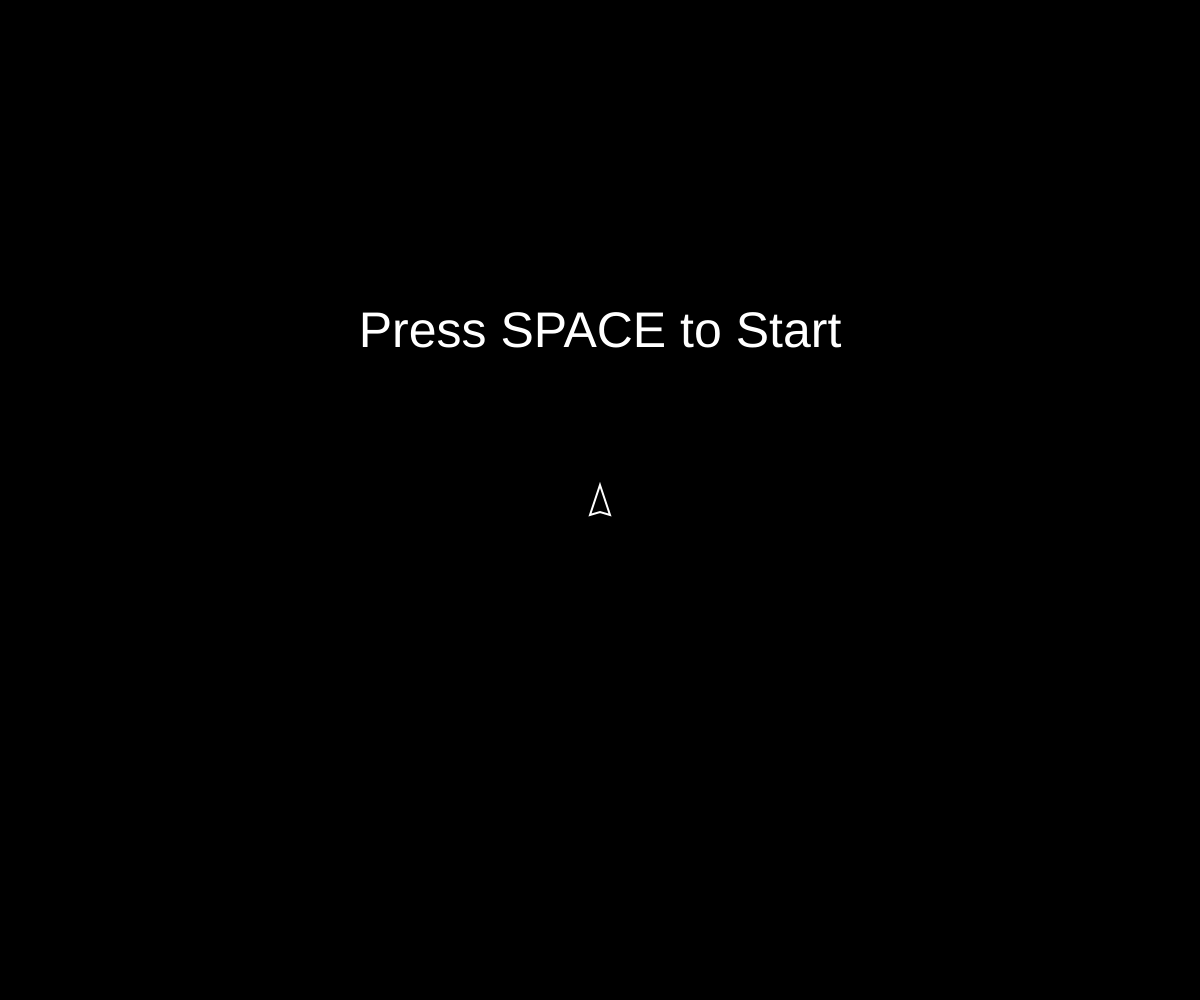
Frame 1 (no input)
Frame 60 (no input): identical to frame 1, image omitted
Frame 120 (the mouse pressed at the canvas centre since frame 60): identical to frame 1, image omitted

The p5.js sketch that drew this single still picture (run headless with seeded random() and noise() and a simulated clock; from frame 60 on, the mouse is pressed at the canvas centre):

// p5.js sketch
// ── sketch.js
let player;
let asteroidArray = [];

let BORDER_BUFFER = 4;
let MAX_ASTEROIDS = 7;


function setup() {
	createCanvas(windowWidth, windowHeight);
	player = new Ship(width/2, height/2);
}



function draw() {
	background(0);
	stroke(255);


	player.show();
	player.update();

	for(let i = 0; i < asteroidArray.length; i++) {
		let a = asteroidArray[i];

		a.show();
		a.update();

		for(let j = 0; j < player.bullets.length; j++) {
			let b = player.bullets[j];

			if(a.collisionDetected(b)) {
				a.split();
	      asteroidArray.splice(i, 1);
				player.bullets.splice(j, 1);
			}
		}

		if(!player.isDead && a.collisionDetected(player)) {
			a.split();
			asteroidArray.splice(i, 1);
			player.reset();
		}
	}

	if(!player.isDead) {
		generateAsteroids();
	}
	else {
		stroke(0);
		fill(255);
		textSize(50);
		textAlign(CENTER, CENTER);
		text("Press SPACE to Start", width/2, height/3);
	}

	checkKeys();
}

// ── asteroid.js

function Asteroid(_size) {
  this.size = _size;
  this.pos;
  this.vel;

  this.angle = 0;
  this.minVel = 1;
  this.maxVel = 4;

  this.shapeArray = [];


  this.initializeShape = function(_pos) {
    if(_pos == null) {
      this.pos = createVector(player.pos.x, player.pos.y);
      while(this.pos.dist(player.pos) < 50) {
        let x = random(0, width);
        let y = random(0, height);
        this.pos.set(x, y);
      }
    }
    else {
      this.pos = createVector(_pos.x, _pos.y);
    }

    this.vel = p5.Vector.random2D();
    this.vel.setMag(random(this.minVel, this.maxVel))

    for(let i = 0; i < 12; i++) {
      let v = random(10, 15) * this.size;
      this.shapeArray.push(v);
    }
  }


  this.collisionDetected = function(element) {
    let sizeLimit;
    element == player ? sizeLimit = (13*this.size)+10 : sizeLimit = 13*this.size;
    return (this.pos.dist(element.pos) <= sizeLimit)
  }

  this.split = function() {

    if(this.size != 1) {
      a1 = new Asteroid(this.size - 1);
      a1.initializeShape(this.pos);
      a2 = new Asteroid(this.size - 1);
      a2.initializeShape(this.pos);
      asteroidArray.push(a1);
      asteroidArray.push(a2);
    }


  }

  this.update = function() {
    this.pos.add(this.vel);
    checkBorders(this);
  }

  this.show = function() {
    stroke(255);
    noFill();
    strokeWeight(2);

    push();
      let angle = 0;
      translate(this.pos.x, this.pos.y);
      beginShape();
        for(let v of this.shapeArray) {
          let x = v * sin(angle);
          let y = v * cos(angle);
          vertex(x, y);
          angle += TWO_PI/12;
        }
      endShape(CLOSE);
    pop();
  }
}



function generateAsteroids() {
  if(frameCount % 60 == 0 && asteroidArray.length < MAX_ASTEROIDS) {
    let a = new Asteroid(3);
    a.initializeShape();
    asteroidArray.push(a);
  }

  if(frameCount % 4000 == 0){
    MAX_ASTEROIDS++;
  }
}

// ── bullet.js

function Bullet(_pos, _dir) {
  this.travelDist = 0;
  this.maxDistance = 550;
  this.pos = createVector(0, 0);
  this.pos.set(_pos)

  this.velLimit = 14;
  this.vel = createVector(0, 0);
  this.vel.set(_dir);
  this.vel.setMag(this.velLimit);

  this.update = function() {
    this.pos.add(this.vel);
    checkBorders(this);
    this.travelDist += this.velLimit;

    return (this.travelDist >= this.maxDistance);
  }

  this.show = function() {
    stroke(255);
    strokeWeight(6);

    point(this.pos.x, this.pos.y);
  }
}

// ── commonFunctions.js

//checks if a given element is within the screen
//borders, and moves them accordingly
function checkBorders(element) {
  if(element.pos.x < -BORDER_BUFFER){
    element.pos.x = width + BORDER_BUFFER;
  }
  else if(element.pos.x > width + BORDER_BUFFER){
    element.pos.x = -BORDER_BUFFER;
  }

  if(element.pos.y < -BORDER_BUFFER){
    element.pos.y = height + BORDER_BUFFER;
  }
  else if (element.pos.y > height + BORDER_BUFFER){
    element.pos.y = -BORDER_BUFFER;
  }
}



//control handling
function checkKeys() {
  if(!player.isDead) {
    if(keyIsDown(65) || keyIsDown(37)) //"a" || LEFT_ARROW
    player.rotateShip(-1);

    if(keyIsDown(68) || keyIsDown(39)) //"d" || RIGHT_ARROW
    player.rotateShip(1);

    if(keyIsDown(87) || keyIsDown(38)) //"w" || UP_ARROW
    player.applyForce();
  }
}

function keyPressed() {
  switch (keyCode) {
    case 32: //SPACE
      if(!player.isDead)
        player.fire();
      else
        player.isDead = false;
      break;

  }
}

function mouseClicked() {
  if(!player.isDead)
    player.fire();
}

// ── ship.js

function Ship(posX, posY) {
  this.isDead = true;

  this.pos = createVector(posX, posY);
  this.vel = createVector(0, 0);
  this.acc = createVector(0, 0);

  this.angle = createVector(0, -1).normalize();
  this.rotSpeed = 0.06;
  this.accSpeed = 0.2;
  this.velLimit = 7;
  this.showAccAnim = false;

  this.bullets = [];

  this.rotateShip = function(dir) {
      this.angle.rotate(this.rotSpeed * dir);
  }

  this.applyForce = function() {
    this.acc.set(this.angle);
    this.acc.setMag(this.accSpeed);

    this.showAccAnim = true;
  }


  this.fire = function() {
    let b = new Bullet(this.pos, this.angle);
    this.bullets.push(b);
  }

  this.checkBullets = function() {
    for( let i = 0; i < this.bullets.length; i++) {
      this.bullets[i].show();
      let gone = this.bullets[i].update();
      gone ? this.bullets.splice(i, 1) : null;
    }
  }

  this.reset = function() {
    this.pos.set(width/2, height/2);
    this.vel.setMag(0);
    this.angle.set(0, -1);
    this.isDead = true;
  }


  this.update = function() {
    this.vel.add(this.acc);
    this.vel.limit(this.velLimit);

    this.pos.add(this.vel);
    checkBorders(this);
    this.checkBullets();

    this.acc.setMag(0);
  }

  this.show = function() {
    stroke(255);
    strokeWeight(2);
    fill(0);
    push();
    rectMode(CENTER);
    translate(this.pos.x, this.pos.y);
    rotate(this.angle.heading());

    //ship shape
    beginShape();
    vertex(15, 0);
    vertex(-15, 10);
    vertex(-12, 0);
    vertex(-15, -10);
    endShape(CLOSE);

    //acceleration animation
    if(this.showAccAnim && frameCount % 10 >= 5) {
      fill(255);
      beginShape();
      vertex(-14, 4);
      vertex(-13, 0);
      vertex(-14, -4);
      vertex(-22, 0);
      endShape(CLOSE);
    }

    this.showAccAnim = false;
    pop();
  }


}
